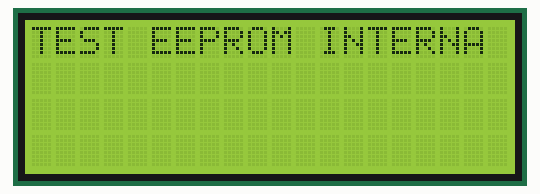
The sketch below on a simulated Arduino Uno, built with avr-gcc and run on an emulated ATmega328P. Parts: 20×4 character LCD. Random numbers use the default seed unless the sketch sets one; EEPROM starts erased.

Above: at 0.1 s.
At 2.12 s:
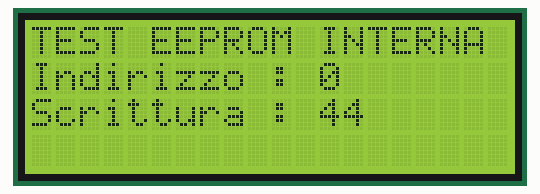
At 11.48 s:
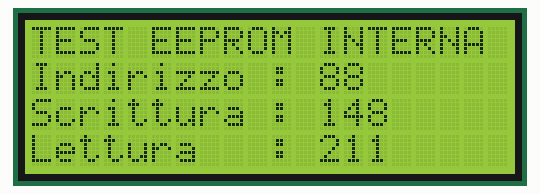
At 20.97 s:
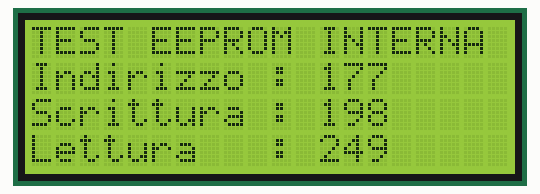
At 30.36 s:
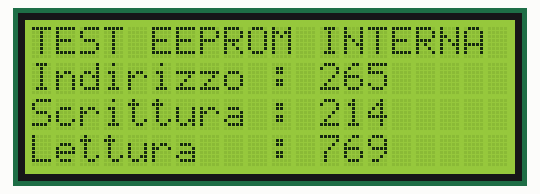
At 39.84 s:
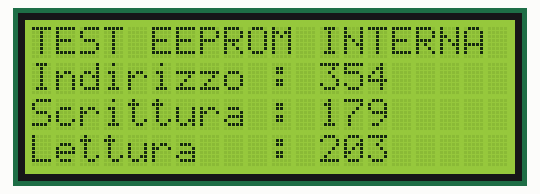

The sketch:

test_eeprom_nano.ino
```cpp
#include <EEPROM.h>
#include <LiquidCrystal.h>

LiquidCrystal lcd(6, 7, 5, 4, 3, 2);

int valore = 0;
int lettura = 0;

void setup()
{

  lcd.begin(20, 4);
  lcd.print("TEST EEPROM INTERNA");
  delay(2000);

  for (int ind = 0; ind < EEPROM.length(); ind++)
  {
    lcd.setCursor(0, 1);
    lcd.print("Indirizzo : ");
    lcd.print(ind);

    valore = random(1, 255);
    EEPROM.write(ind, valore);

    lcd.setCursor(0, 2);
    lcd.print("Scrittura : ");
    lcd.print(valore);

    delay(100);

    lettura = EEPROM.read(ind);

    lcd.setCursor(0, 3);
    lcd.print("Lettura   : ");
    lcd.print(lettura);
  }
}

void loop()
{

}
```
